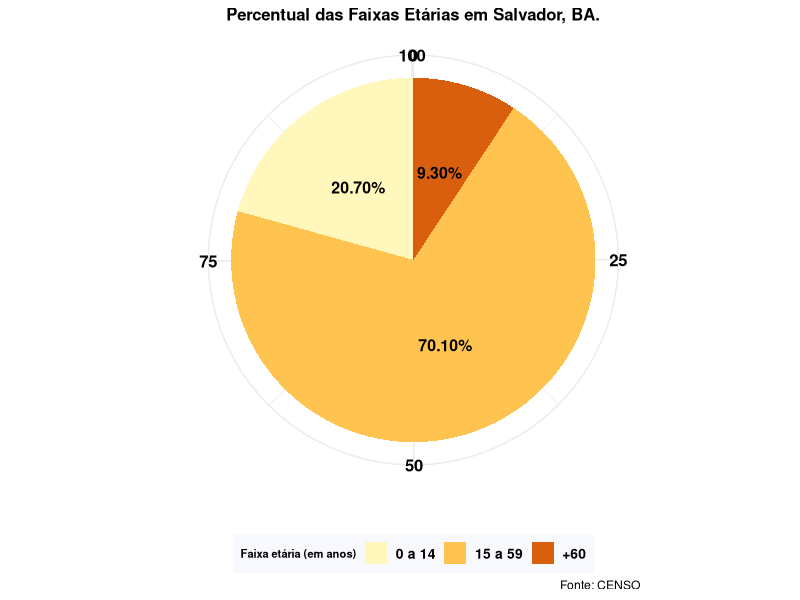

Reproduce this figure in R.
################################################################################################### 
######################################### Gráfico no R ############################################
################################################################################################### 
#####   DESCRIÇÃO:        Conjunto de gráficos elaborados no R.
#####   ESCRITO POR:      Cleiton Rocha - www.linkedin.com/in/cleitonoerocha/
#####   EMAIL:  cleitonrocha@sei.ba.gov.br // cleitonotavio058@gmail.com 
#####   LICENÇA:          GPLv3
################################################################################################### 
################################################################################################### 

library(ggplot2)
library(dplyr)
library(Cairo)
library(RColorBrewer)
library(ggthemes)

# dataset
fxaetaria_long <- read.csv2("faixa_etaria_tidyr.csv")

## Ajustes no Dataset ##

# filtrando apenas Salvador e criando a coluna porcentagem
pizza_graf_fxa <- fxaetaria_long %>% filter(Ano==2010) %>% filter(Municipios =="Salvador") %>%
  group_by(status) %>% summarise(cont_fxa=sum(total))

# criando coluna com a posicao da legenda
pizza_graf_fxa <- pizza_graf_fxa %>% arrange(desc(status)) %>%
  mutate(yposicao_legenda = cumsum(cont_fxa)- 0.5*cont_fxa)


# alterando o nome das variaveis 
pizza_graf_fxa$status <- factor(pizza_graf_fxa$status, levels=c("fxa_0a14",
                                                                "fxa_15a59",
                                                                "fxa_60mais"),
                                labels=c("0 a 14", "15 a 59", "+60"))


### Grafico ###
ggplot(pizza_graf_fxa,aes(x="", y=cont_fxa, fill=status)) +
  geom_bar(width=1, stat = "identity") +
  coord_polar("y", start=0) +
  geom_text(aes(y=yposicao_legenda, label = sprintf("%1.2f%%",cont_fxa)), size = 4,
            color = 'black',fontface='bold') +
  scale_fill_brewer(palette = "YlOrBr") +
  labs(x="",y="",caption = "Fonte: CENSO") +
  theme_minimal() +
  theme(legend.position="bottom", legend.title = element_text(colour="Black", size=10, face="bold"), legend.background = element_rect(fill="ghostwhite", size=0.5, linetype="blank") )+
  theme(axis.title.x = element_text(colour = "black"),
        axis.title.y = element_text(colour = "black"),
        axis.text.y = element_text(face="bold", color="#000000", 
                                   size=7),
        axis.text.x = element_text(face="bold",color="#000000", size=12),
        axis.text=element_text(size=6, face="bold"),
        legend.text = element_text(size=10, face="bold"),
        legend.title = element_text(size = 8, face = "bold"),
        plot.title = element_text(colour = "black", size = 12, hjust=0.5, face="bold")) +
  ggtitle(paste0("Percentual das Faixas Etárias em Salvador, BA.")) +
  labs(fill="Faixa etária (em anos)")
  
